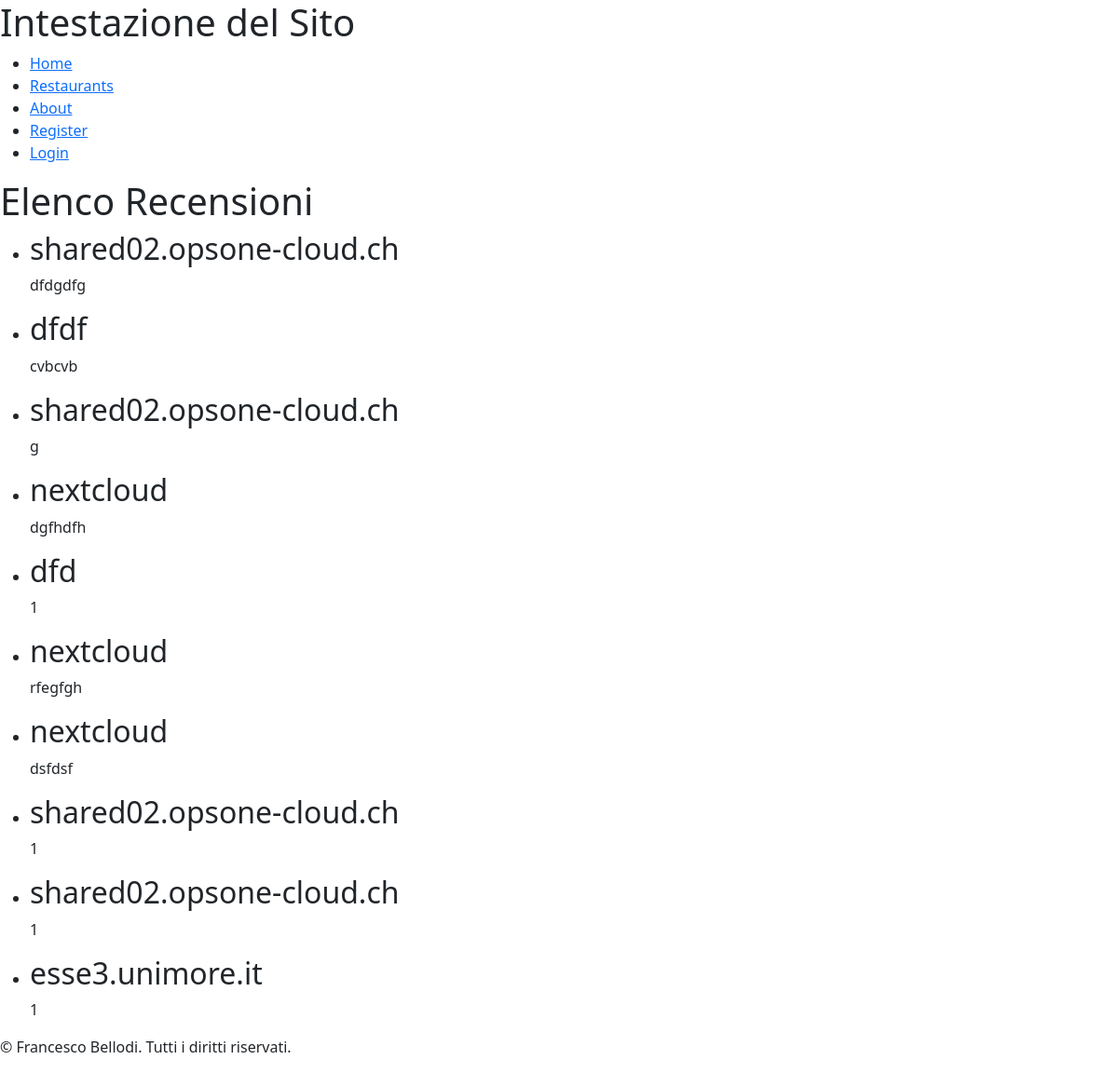
The page /user/ on the database as committed earlier.
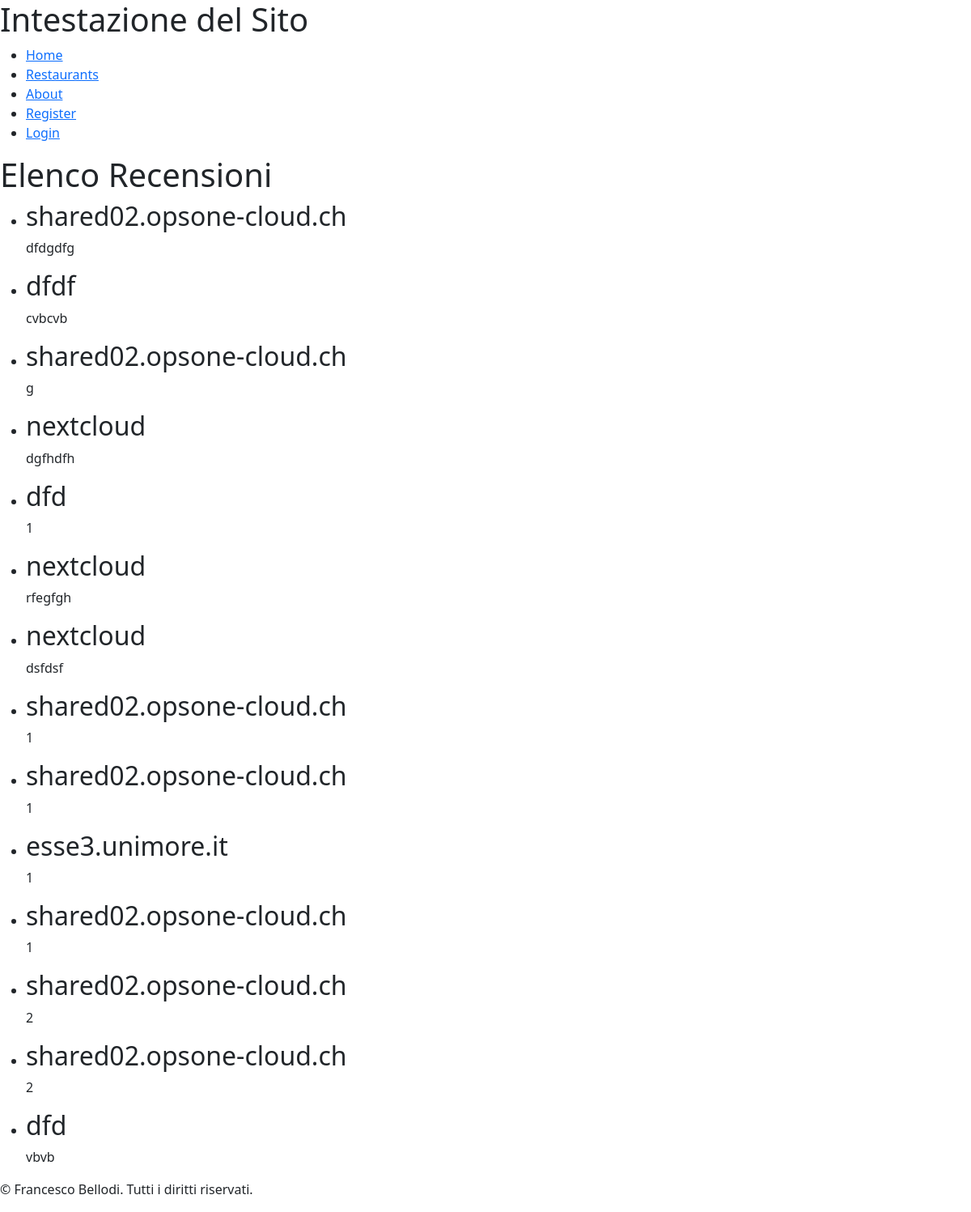
The same page on the database as committed later.
### reviewsApp/models.py (models this page shows, shortened)
class Review(models.Model):
    restaurant = models.ForeignKey(Restaurant, on_delete=models.CASCADE)
    username = models.ForeignKey(settings.AUTH_USER_MODEL, on_delete=models.CASCADE)
    comment_title = models.CharField(max_length=255)
    comment = models.TextField()
    rating = models.PositiveIntegerField(validators=[MinValueValidator(1), MaxValueValidator(5)])
    cleanliness_rating = models.PositiveIntegerField(validators=[MinValueValidator(1), MaxValueValidator(5)])
    value_price_rating = models.PositiveIntegerField(validators=[MinValueValidator(1), MaxValueValidator(5)])
    service_rating = models.PositiveIntegerField(validators=[MinValueValidator(1), MaxValueValidator(5)])
    ambiance_rating = models.PositiveIntegerField(validators=[MinValueValidator(1), MaxValueValidator(5)])
    review_date = models.DateTimeField(auto_now_add=True)

### restaurantsApp/models.py (models this page shows, shortened)
class Restaurant(models.Model):
    restaurantID = models.IntegerField(primary_key=True)
    owner = models.ForeignKey(settings.AUTH_USER_MODEL, on_delete=models.CASCADE)
    name = models.CharField(max_length=100)
    address = models.CharField(max_length=200)
    phone_number = models.CharField(max_length=20)
    cuisine_type = models.CharField(max_length=50)
    services = models.CharField(max_length=200)
    meal_type = models.CharField(max_length=100)
    max_booking = models.IntegerField()

### reviewsApp/views.py (the view)
# urls.py: path('', ReviewListView.as_view(), name='review_list'),
class ReviewListView(ListView):
    model = Review
    template_name = 'review_list.html'  # Modifica con il percorso corretto al tuo template
    context_object_name = 'reviews'  # Nome della variabile di contesto nel template

### reviewsApp/templates/review_list.html (shortened to what this page needs)
{% extends 'base.html' %}
{% block content %}
  <h1>Elenco Recensioni</h1>
  <ul>
    {% for r in reviews %}
      <li>
        <h2>{{ r.restaurant.name }}</h2>
        <p>{{ r.comment }}</p>
      </li>
    {% endfor %}
  </ul>
{% endblock %}

### templates/base.html (shortened to what this page needs)
{% load bootstrap5 %}
<!DOCTYPE html>
<html lang="en">
<head>
  {% bootstrap_css %}
</head>
<body>
  <header>
    <h1>{% block header %}Intestazione del Sito{% endblock %}</h1>
    <nav>
      <ul>
        <li><a href="/">Home</a></li>
        <li><a href="/restaurants/">Restaurants</a></li>
        <li><a href="/about/">About</a></li>
        {% include "accounts/account_display.html" %}
      </ul>
    </nav>
  </header>
  <main>
    {% block content %}{% endblock %}
  </main>
  <footer>
    <p>&copy; {{ year }} Francesco Bellodi. Tutti i diritti riservati.</p>
  </footer>
</body>
</html>

### accounts/templates/accounts/account_display.html
  {% if not user.is_authenticated %}
    <li><a href="/accounts/signup/">Register</a></li>
    <li><a href="{% url 'login' %}">Login</a></li>
  {% else %}
    <li><a href="{% url 'user_reservations' %}">Le mie prenotazioni</a></li>
    <li><a href="{% url 'user_reviews' %}">Le mie recensioni</a></li>
    <li><a href="{% url 'logout' %}">Logout</a></li>
  {% endif %}

Rows that differ between the two databases and show on the page:
added Review: restaurant.name "shared02.opsone-cloud.ch", comment "1"
added Review: restaurant.name "shared02.opsone-cloud.ch", comment "2"
added Review: restaurant.name "shared02.opsone-cloud.ch", comment "2"
added Review: restaurant.name "dfd", comment "vbvb"
